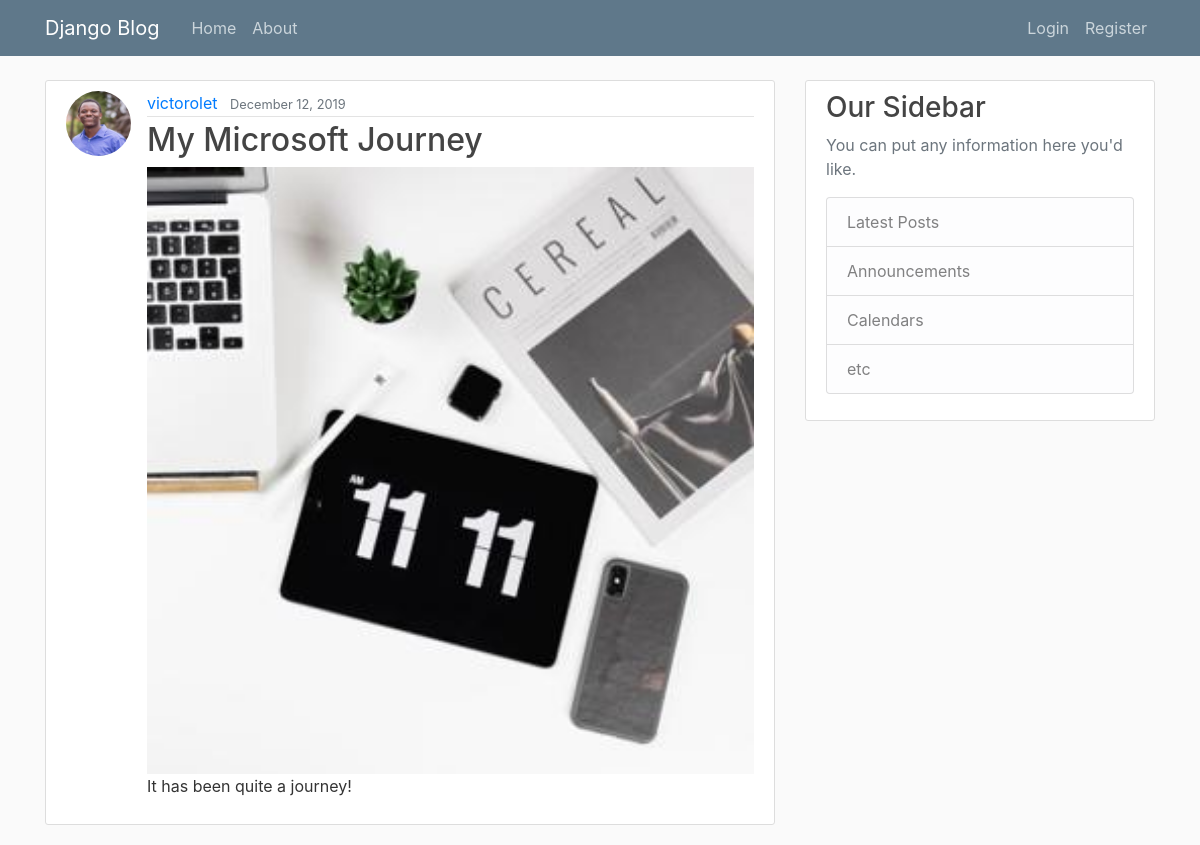
/blog/post/123/, run on the app's committed database.
### blog/models.py (models this page shows, shortened)
class Post(models.Model):
    title = models.CharField(max_length=100)
    content = models.TextField()
    date_posted = models.DateTimeField(default=timezone.now)
    author = models.ForeignKey(User, on_delete=models.CASCADE)
    objects = models.Manager()
    image = models.ImageField(upload_to="post_pics")

### users/models.py (models this page shows, shortened)
class Profile(models.Model):
    user = models.OneToOneField(User, on_delete=models.CASCADE)
    image = models.ImageField(default="default.jpg", upload_to="profile_pics")

### blog/views.py (the view)
# urls.py: path("post/<int:pk>/", PostDetailView.as_view(),name="post-detail"), #pk is primary key, identifying each post
class PostDetailView(DetailView):
    model=Post

### blog/templates/blog/post_detail.html (shortened to what this page needs)
{% extends "blog/base.html" %}
{% block content %}
<article class="media content-section">
    <img class="rounded-circle article-img" src="{{object.author.profile.image.url}}" alt="">
    <div class="media-body">
        <div class="article-metadata">
            <a class="mr-2" href="{% url 'user-posts' object.author.username %}">{{ object.author }}</a>
            <small class="text-muted">{{ object.date_posted | date:"F d, Y" }}</small>
        </div>
        <h2 class="article-title">{{ object.title }}</h2>
        <img class="img-responsive" src="{{object.image.url}}" alt="" width="100%">
        <p class="article-content">{{ object.content }}</p>
    </div>
</article>
{% endblock content %}

### blog/static/blog/main.css (style rules this page uses)
body { background: #fafafa; color: #333333; margin-top: 5rem; }
h1, h2, h3, h4, h5, h6 { color: #444444; }
.content-section { background: #ffffff; padding: 10px 20px; border: 1px solid #dddddd; border-radius: 3px; margin-bottom: 20px; }
.article-title { color: #444444; }
.article-content { white-space: pre-line; }
.article-img { height: 65px; width: 65px; margin-right: 16px; }
.article-metadata { padding-bottom: 1px; margin-bottom: 4px; border-bottom: 1px solid #e3e3e3 }

### data on the page
Post: author.profile.image (picture), author "victorolet", date_posted "December 12, 2019", title "My Microsoft Journey", image (placeholder picture), content "It has been quite a journey!"
